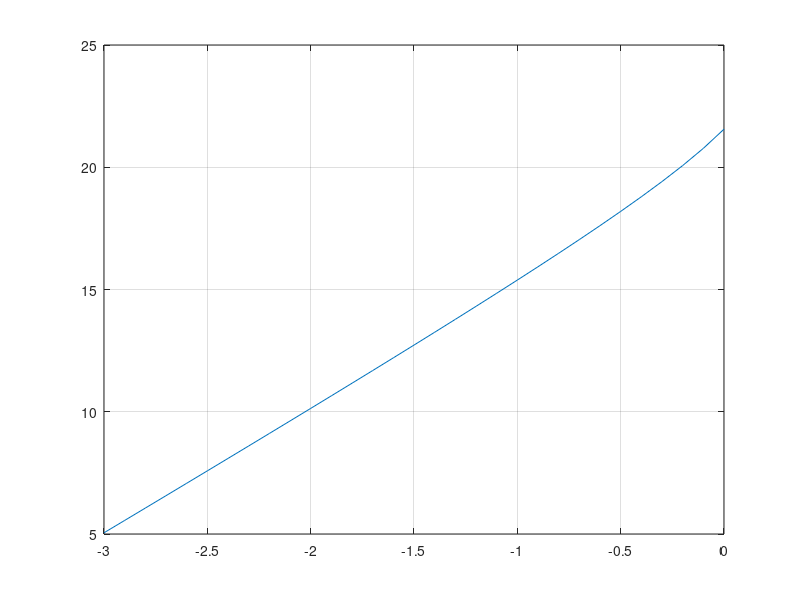

Write the MATLAB code that produced this figure.
clc;
close all;
clear all;

format long
x = -3:0.1:0;
y = tan(exp(x)) + 5*x + 20;
plot(x,y)
grid on

a = -3;
b = 0;
delta_x = 0.1;
iteraciones = (b-a)/delta_x; %nos dice cuÆntos "rectÆngulos son"
x1 = a:delta_x:b-delta_x; %x1 va de a hasta b con intervalos de delta x
fdx1 = tan(exp(x1))+5*x1+20; %sacamos las alturas de los delta x
Area = fdx1*delta_x; %sacamos el Ærea de cada uno de los rectÆngulos
Area_total = sum(Area) %suma todas las Æreas de los rectÆngulos
